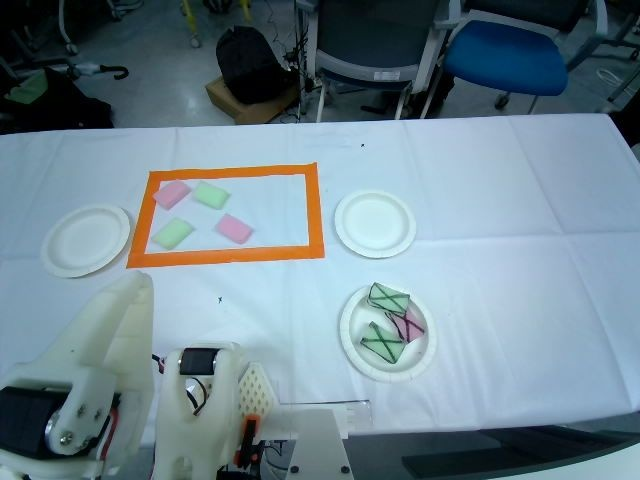
#> input picture vision/zones_snapshot.jpg, 640 x 480 px, given as the content of the folder zones_snapshot.jpg, which was not available
$ python autolabel.py zones_snapshot.jpg
#> lines starting #> are read from the running program, lines starting #| are printed output that depends on the picture; after the words box and inside, x2 and y2 are one past the last pixel; in counts of white or black regions, pixels touching at a corner belong together; pictures that were not available may be replaced by others from this repository, and a replacement may not be noted
"""위 카메라 사진 → YOLO 라벨 초안(HSV 규칙). 사람은 review.py 로 검수만 하고 바로 train.py.

  python vision/autolabel.py vision/data/raw/20261022 --name day1 [--marker black|white|yellow|H,S,V,H,S,V]
      → vision/labels_draft/day1/draft.json  (박스·자신 없는 표시·상태)
      → vision/datasets/auto_day1/            (train.py --dir 로 바로 학습. --zip 이면 Roboflow 업로드용 zip 도)
  python vision/review.py day1                         # 검수 화면 http://127.0.0.1:8791 (손 박스는 여기서 그린다)
      같은 이름으로 다시 돌리면 검수한 사진은 그대로 두고 새 사진·미검수 사진만 라벨한다(--fresh 면 전부)
  python vision/autolabel.py --export day1 [--zip]     # review.py 로 고친 뒤 다시 내보내기 (review.py 버튼과 같음)
  python vision/autolabel.py --calibrate day1          # 검수(통과)한 실물 사진으로 임계값 → vision/autolabel.json
  python vision/autolabel.py --eval vision/_test/w_black.zip [--marker black]   # 정답 라벨과 비교 (정밀도·재현율)

규칙:
  블록  = 분홍(red_*)/초록(blue_*) HSV 마스크 덩어리. 볼록 껍질로 박스. 정사각형에 가깝고 볼록하면 한 개, 아니면 맞닿은 블록으로 보고
          면적으로 개수를 어림해 나누고, 나눈 조각이 블록 모양·크기가 아니면 'split' 표시.
  불량  = 블록 안쪽(가장자리 15% 깎음)에서 마커 색 픽셀 비율 ≥ defect_ratio. 경계 구간이면 'defect?' 표시.
  손    = 사람이 review.py 에서 그린다(10-21 확정). 기본(hands=hint)은 피부색 덩어리를 'hand?' 제안 박스로만
          넣어 그 사진을 검수로 보낸다. --hands off 면 제안도 없음, auto 면 hand_spot 안 덩어리를 그대로 라벨.
  구역  = zones.json 이 있으면 5구역 어디에도 중심이 없는 블록 후보는 버리고 수를 경고한다(로봇 몸체·의자·접시).
          로봇·접시에 붙어 같이 버려질 블록은 구역 안 조각만 'zone' 표시로 남긴다. --keep-outside 로 끈다.
  자신 없는 박스가 하나라도 있는 사진은 status=review → 검수 전에는 데이터셋에서 빠진다.
"""
from __future__ import annotations

import argparse
import copy
import hashlib
import json
import shutil
import sys
import zipfile
from datetime import datetime
from pathlib import Path

import cv2
import numpy as np

VISION = Path(__file__).resolve().parent
DRAFTS = VISION / "labels_draft"
DATASETS = VISION / "datasets"
CONFIG = VISION / "autolabel.json"
NAMES = ["blue_defect", "blue_ok", "hand", "red_defect", "red_ok"]  # Roboflow 와 같은 알파벳순
IMG_EXT = {".jpg", ".jpeg", ".png", ".bmp"}

# 이전 진한 빨강·파랑 블록/볼(합성 비교용): --colors strong
STRONG = {"red": {"h_lo": 10, "h_hi": 165, "s_min": 110, "v_min": 50},
          "blue": {"h_min": 95, "h_max": 130, "s_min": 90, "v_min": 40}}

DEFAULTS = {
    # OpenCV HSV (H 0~179). 키 red/blue 는 클래스 식별자: red_* = 분홍, blue_* = 초록 (10-21 밤 파스텔 스펀지).
    # 분홍은 179 를 넘어 0 으로 이어지는 두 구간(h ≤ h_lo 또는 h ≥ h_hi). 파스텔은 채도가 낮아(합성 59~123) s_min 이 낮다.
    # h_hi 125: 10-22 실물 분홍 스펀지(4600K)는 색상 중앙값 148·하위 5% 119 로 자홍 쪽이다(합성은 167~169). 예전 150 은
    # 블록 픽셀의 1/3 만 잡아 블록이 조각나거나 통째로 빠졌다. 푸른 식탁보는 색상 98~100 이라 안 걸린다.
    "red": {"h_lo": 4, "h_hi": 125, "s_min": 35, "v_min": 80},
    "blue": {"h_min": 30, "h_max": 90, "s_min": 35, "v_min": 80},
    "markers": {  # [[H,S,V 하한], [H,S,V 상한]]
        "black": [[0, 0, 0], [179, 255, 70]],
        "white": [[0, 0, 170], [179, 50, 255]],
        "yellow": [[18, 90, 120], [35, 255, 255]],
    },
    "marker": "black",
    "defect_ratio": 0.05,          # 이 비율 이상이면 불량
    "black_rel": 0.45,             # 검정 마커는 그 블록 밝기(중앙값)의 이 배보다 어두운 픽셀만 — 그늘진 옆면·기공 제외
    "defect_band": [0.025, 0.08],  # 이 구간이면 'defect?'
    "min_size_px": 14,             # 한 변이 이보다 작은 덩어리는 무시 (3cm 블록이 몇 px 인지는 calibrate 가 잼)
    "obj_area_px": None,           # 블록 하나가 보이는 면적(px², 옆면 포함). None 이면 사진마다 중앙값으로 어림
    # 블록 하나의 모양(덩어리 볼록도, 회전 사각형 가로세로비): min/max 밖이면 블록 하나로 보지 않고, odd 밖이면 'irregular'.
    # 기본값은 합성(위에서 본 블록) 기준. 10-22 실물 카메라는 비스듬해 윗면·앞면이 같이 보여 가로세로비 중앙값 1.52·
    # 볼록도 중앙값 0.91 이라 블록 대부분이 'irregular' 가 된다 → calibrate 가 검수한 블록으로 다시 잰다.
    "shape": {"solid_min": 0.88, "aspect_max": 1.6, "solid_odd": 0.92, "aspect_odd": 1.4},
    "skin_ycrcb": [[0, 135, 85], [255, 175, 135]],
    "skin_s_min": 40,              # HSV 채도 하한 — 따뜻한 조명의 흰 작업대가 피부색 범위에 드는 것을 막는다
    "skin_h": [[0, 25], [172, 179]],  # 피부 색상 구간. 분홍 스펀지(합성 H 167~169)도 YCrCb 로는 피부라 색상으로 가른다
    "hand_min_area": 1500,
    "hand_zone_frac": 0.5,         # 덩어리의 이 비율 이상이 hand_spot 안이어야 자신 있음 (hands=auto 일 때만)
    "hands": "hint",               # hint = 제안 박스('hand?')만, off = 없음, auto = 자신 있으면 라벨
    "bridge_px": 5,                # 마커 선이 블록 색 마스크를 끊어도 한 덩어리로 묶는 거리
    "close_px": 7,
    # zones.json 이 있으면 5구역 어디에도 중심이 없는 블록 후보는 버린다. 10-22 실물: 카메라를 더 못 숙여 화면 위
    # 25% 는 의자·바닥, 아래는 흰 로봇 몸체·접시가 들어오고, 흰 부품이 초록 마스크에 넓게 걸린다. --keep-outside 로 끈다.
    "zones_only": True,
    "zone_tol_px": 10,             # 중심이 구역 밖 이 거리 안이면 남긴다(반쯤 걸친 블록이 박스 중심 몇 px 차이로 빠지지 않게)
    "zone_margin_px": 40,          # 구역 둘레 이 거리 밖의 색 픽셀은 덩어리를 찾기 전에 지운다(경계에 걸친 블록은 온전히 남는다)
}
SHOWN = {"red": "분홍", "blue": "초록"}  # 사람이 보는 색 이름


# ---------------------------------------------------------------- 설정

# [9 lines left out: function merge_config, not called in this run]


def load_config(path: Path = CONFIG, marker: str | None = None, colors: str = "pastel") -> dict:
    cfg = copy.deepcopy(DEFAULTS)
    if colors == "strong":
        cfg.update(copy.deepcopy(STRONG))
    if path and Path(path).exists():
        cfg = merge_config(cfg, json.loads(Path(path).read_text()))
    if marker:
        if marker in cfg["markers"]:
            cfg["marker"] = marker
        else:  # H,S,V,H,S,V
            v = [int(x) for x in marker.split(",")]
            if len(v) != 6:
                sys.exit("--marker 는 black|white|yellow 또는 H,S,V,H,S,V")
            cfg["markers"]["custom"] = [v[:3], v[3:]]
            cfg["marker"] = "custom"
    return cfg


def load_zone_polys(path) -> dict | None:
#> called with path = 'vision/zones.json'
    if not path or not Path(path).exists():
        return None
    d = json.loads(Path(path).read_text())
#> (reads vision/zones.json from the repository)
#> in run, img is the input picture: shape (480, 640, 3); mean B, G, R 142.7, 132.4, 111
    return {"image_size": d.get("image_size"), "zones": {k: np.array(v, np.int32) for k, v in d["zones"].items()}}


def zone_mask(zones: dict | None, name: str, shape) -> np.ndarray | None:
    if not zones or name not in zones["zones"]:
        return None
    h, w = shape[:2]
    poly = zones["zones"][name].astype(np.float32)
    if zones["image_size"] and tuple(zones["image_size"]) != (w, h):
        poly = poly * (w / zones["image_size"][0], h / zones["image_size"][1])
    m = np.zeros((h, w), np.uint8)
    cv2.fillPoly(m, [poly.round().astype(np.int32)], 255)
    return m


def zone_keep(zones: dict | None, cfg, shape) -> dict | None:
    """구역 합집합 마스크 셋: exact(그대로), center(박스 중심 판정용, zone_tol_px 넓힘), near(덩어리 찾기용, zone_margin_px 넓힘).
    구역이 없거나 zones_only 가 꺼져 있으면 None."""
    if not zones or not zones["zones"] or not cfg.get("zones_only", True):
        return None
    keep = np.zeros(shape[:2], np.uint8)
    for name in zones["zones"]:
        keep |= zone_mask(zones, name, shape)
    return {"exact": keep, "center": cv2.dilate(keep, _k(2 * cfg["zone_tol_px"] + 1)),
            "near": cv2.dilate(keep, _k(2 * cfg["zone_margin_px"] + 1))}


def _center_in(keep, xyxy) -> bool:
    h, w = keep.shape
    x1, y1, x2, y2 = xyxy
    return keep[min(h - 1, (y1 + y2) // 2), min(w - 1, (x1 + x2) // 2)] > 0


# ---------------------------------------------------------------- 마스크

def _k(n: int):
    n = max(1, int(n))
    return cv2.getStructuringElement(cv2.MORPH_ELLIPSE, (n, n))


def masks(img, cfg) -> dict:
    hsv = cv2.cvtColor(img, cv2.COLOR_BGR2HSV)
#> hsv: shape (480, 640, 3); mean H, S, V 95.3, 88.8, 146.6
    h, s, v = cv2.split(hsv)
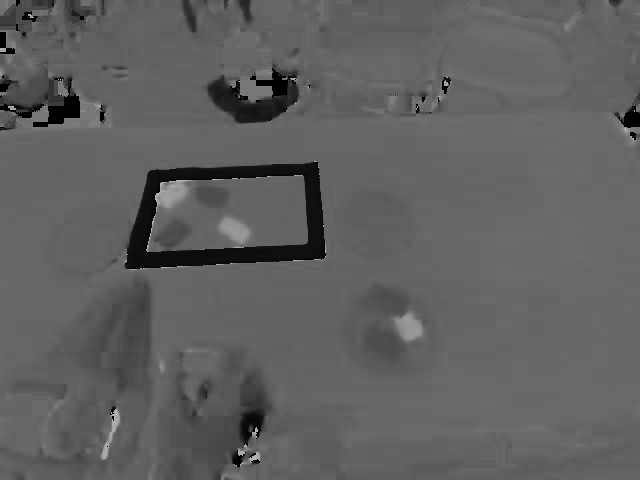
#> h: shape (480, 640); min 0, max 179, mean 95.3
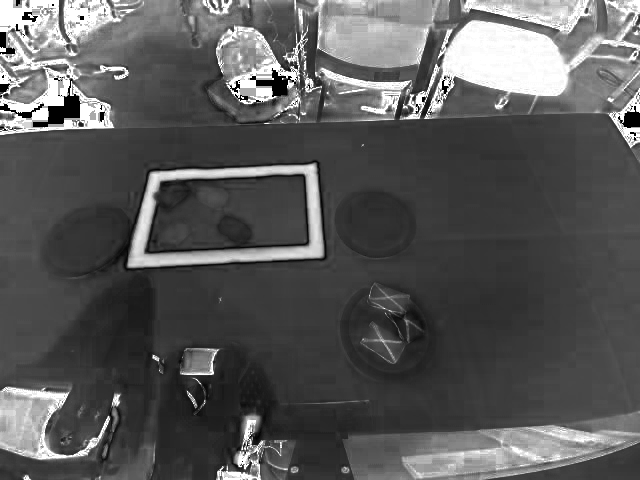
#> s: shape (480, 640); min 0, max 255, mean 88.8
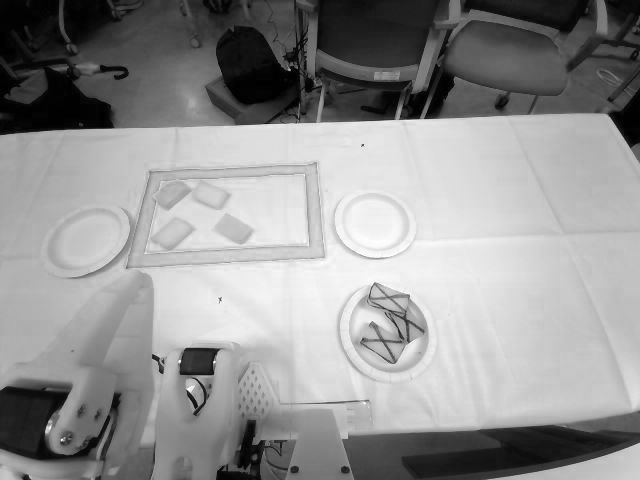
#> v: shape (480, 640); min 0, max 255, mean 146.6
    r, b = cfg["red"], cfg["blue"]
    red = ((h <= r["h_lo"]) | (h >= r["h_hi"])) & (s >= r["s_min"]) & (v >= r["v_min"])
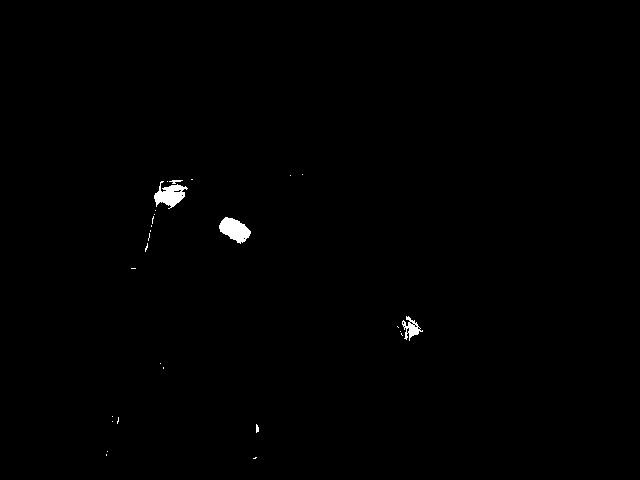
#> red: shape (480, 640) bool; 0.44% white; 28 white regions (23 under 20 px), largest, box (x1, y1, x2, y2) and area: (219, 217, 251, 244) 521, (154, 181, 188, 209) 497, (402, 316, 423, 341) 218, (169, 180, 183, 184) 29, (256, 424, 259, 433) 21
    blue = (h >= b["h_min"]) & (h <= b["h_max"]) & (s >= b["s_min"]) & (v >= b["v_min"])
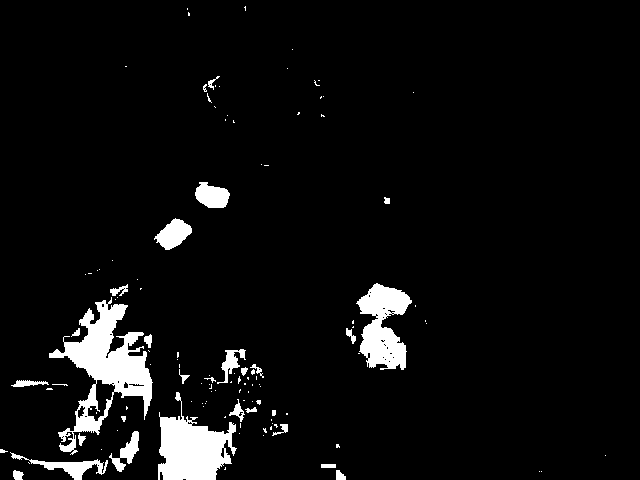
#> blue: shape (480, 640) bool; 5.5% white; 120 white regions (90 under 20 px), largest, box (x1, y1, x2, y2) and area: (49, 297, 153, 455) 5631, (158, 392, 237, 480) 3801, (356, 283, 412, 370) 2854
    lo, hi = cfg["markers"][cfg["marker"]]
    marker = cv2.inRange(hsv, np.array(lo), np.array(hi)) > 0
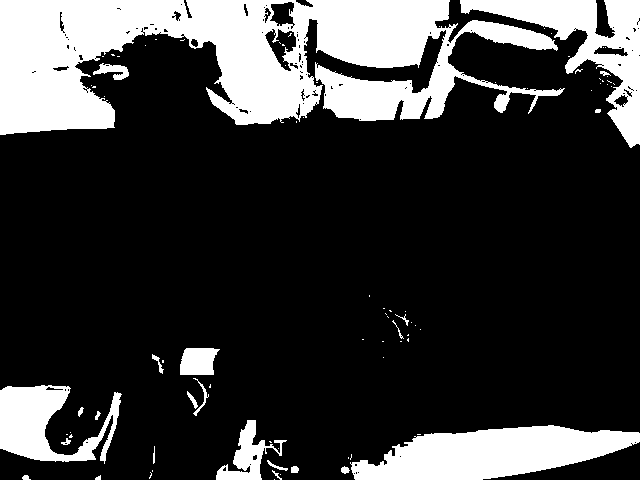
#> marker: shape (480, 640) bool; 22.5% white; 87 white regions (63 under 20 px), largest, box (x1, y1, x2, y2) and area: (0, 0, 565, 135) 42656, (350, 425, 640, 480) 10312, (460, 0, 640, 148) 7771
    ylo, yhi = cfg["skin_ycrcb"]
    skin = (cv2.inRange(cv2.cvtColor(img, cv2.COLOR_BGR2YCrCb), np.array(ylo), np.array(yhi)) > 0) \
        & (s >= cfg["skin_s_min"]) & np.any([(h >= a) & (h <= b) for a, b in cfg["skin_h"]], axis=0)
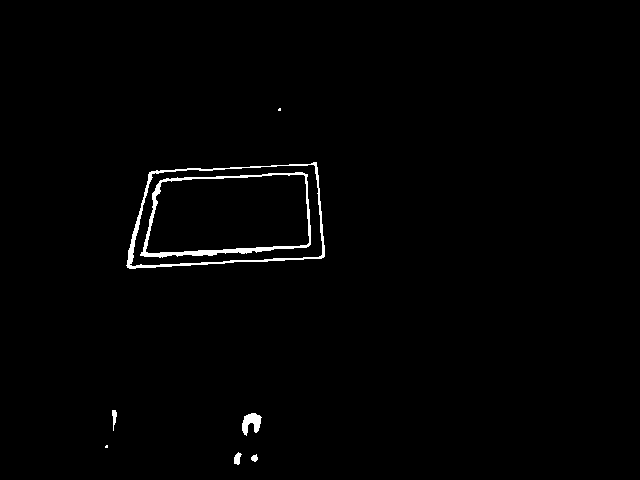
#> skin: shape (480, 640) bool; 1.1% white; 8 white regions (2 under 20 px), largest, box (x1, y1, x2, y2) and area: (140, 172, 311, 258) 1492, (126, 162, 325, 269) 1389, (242, 413, 262, 436) 272, (234, 452, 242, 465) 67, (112, 410, 117, 431) 60, (251, 454, 258, 462) 38
    out = {}
    for name, m in (("red", red), ("blue", blue)):
        out[name] = cv2.morphologyEx(m.astype(np.uint8) * 255, cv2.MORPH_OPEN, _k(3))
#> this loop made 2 passes
#> (name, n in _k) on passes 1 to 2: ('red', 3), ('blue', 3)
#> after the loop, out = 2 items
#> (the rest of the program and of its run is left out)
